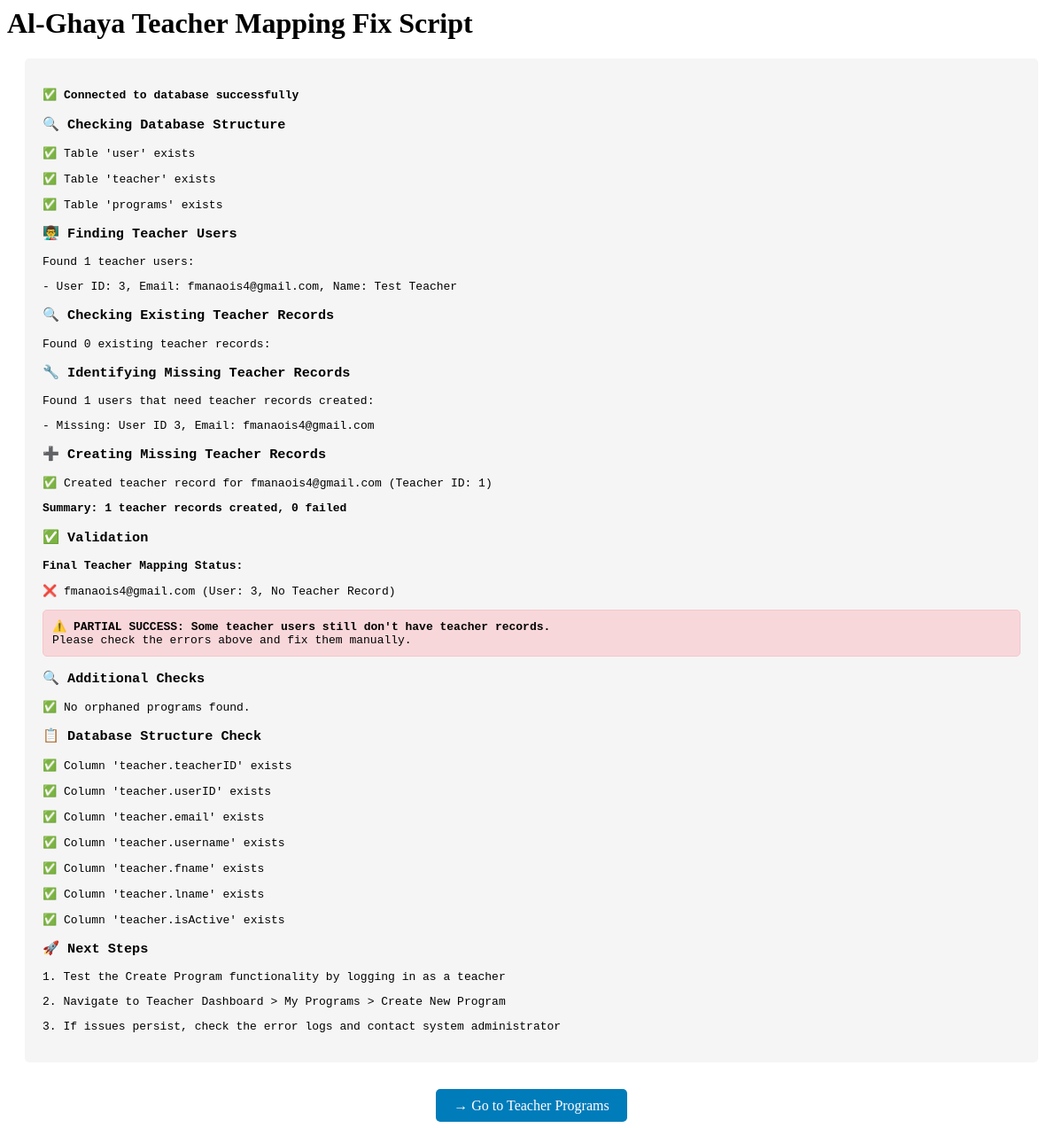
Before: /sql/fix-teacher-mapping-comprehensive.php with the older database file.
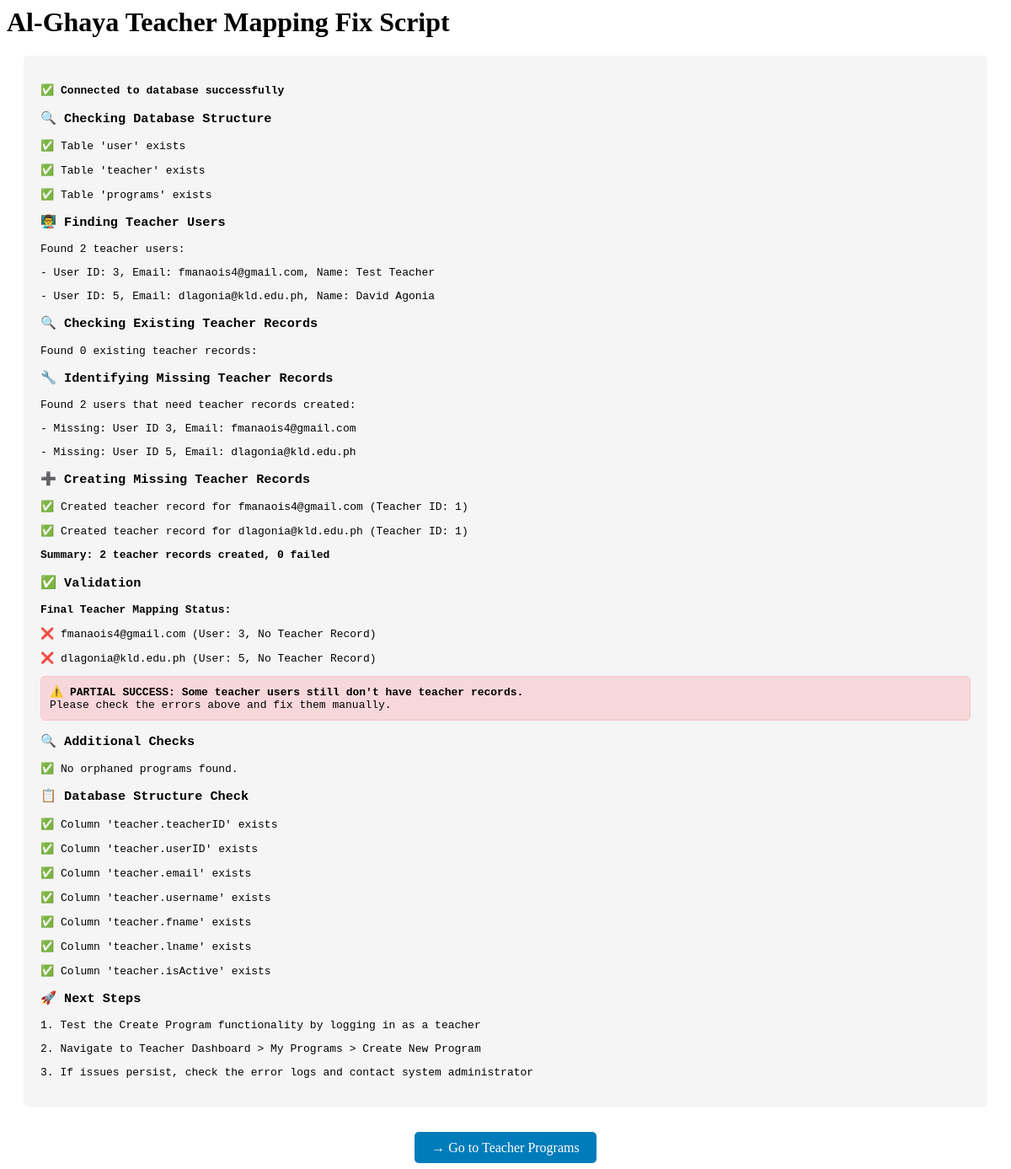
After: the same page with the newer database file.
### tables this page shows
CREATE TABLE `user` (
  `userID` int(11) NOT NULL,
  `email` varchar(255) NOT NULL,
  `password` varchar(255) DEFAULT NULL,
  `fname` varchar(100) DEFAULT NULL,
  `lname` varchar(100) DEFAULT NULL,
  `role` enum('student','teacher','admin') DEFAULT 'student',
  `level` int(11) DEFAULT 1,
  `points` int(11) DEFAULT 0,
  `proficiency` enum('beginner','intermediate','advanced') DEFAULT 'beginner',
  `profile_picture` varchar(255) DEFAULT NULL,
  `department` varchar(100) DEFAULT NULL,
  `experience` varchar(50) DEFAULT NULL,
  `bio` text DEFAULT NULL,
  `phone` varchar(20) DEFAULT NULL,
  `gender` enum('male','female','other') DEFAULT NULL,
  `dateCreated` timestamp NOT NULL DEFAULT current_timestamp(),
  `lastLogin` timestamp NULL DEFAULT NULL,
  `isActive` tinyint(1) DEFAULT 1
);

### sql/fix-teacher-mapping-comprehensive.php (the view, shortened to what the changed rows need)
<?php
$host = 'localhost';
$username = 'root';
$password = '';
$database = 'al_ghaya_lms';
echo "<html><head><title>Al-Ghaya Teacher Mapping Fix</title></head><body>";
echo "<h1>Al-Ghaya Teacher Mapping Fix Script</h1>";
echo "<div style='font-family: monospace; background: #f5f5f5; padding: 20px; margin: 20px; border-radius: 5px;'>";
try {
    $conn = new mysqli($host, $username, $password, $database);
    echo "<p>✅ <strong>Connected to database successfully</strong></p>";
    echo "<h3>🔍 Checking Database Structure</h3>";
    $tables_to_check = ['user', 'teacher', 'programs'];
    $missing_tables = [];
    foreach ($tables_to_check as $table) {
        $result = $conn->query("SHOW TABLES LIKE '$table'");
        if ($result->num_rows > 0) {
            echo "<p>✅ Table '$table' exists</p>";
        } else {
            echo "<p>❌ Table '$table' missing</p>";
            $missing_tables[] = $table;
        }
    }
    echo "<h3>👨‍🏫 Finding Teacher Users</h3>";
    $teacher_users_query = "SELECT userID, email, fname, lname FROM user WHERE role = 'teacher' AND isActive = 1";
    $teacher_users_result = $conn->query($teacher_users_query);
    $teacher_users = $teacher_users_result->fetch_all(MYSQLI_ASSOC);
    echo "<p>Found " . count($teacher_users) . " teacher users:</p>";
    foreach ($teacher_users as $user) {
        echo "<p>- User ID: {$user['userID']}, Email: {$user['email']}, Name: {$user['fname']} {$user['lname']}</p>";
    }
    echo "<h3>🔍 Checking Existing Teacher Records</h3>";
    $existing_teachers_query = "SELECT teacherID, userID, email FROM teacher WHERE isActive = 1";
    $existing_teachers_result = $conn->query($existing_teachers_query);
    $existing_teachers = $existing_teachers_result->fetch_all(MYSQLI_ASSOC);
    $existing_user_ids = array_column($existing_teachers, 'userID');
    echo "<p>Found " . count($existing_teachers) . " existing teacher records:</p>";
    echo "<h3>🔧 Identifying Missing Teacher Records</h3>";
    $missing_teachers = [];
    foreach ($teacher_users as $user) {
        if (!in_array($user['userID'], $existing_user_ids)) {
            $missing_teachers[] = $user;
        }
    }
    echo "<p>Found " . count($missing_teachers) . " users that need teacher records created:</p>";
    if (empty($missing_teachers)) {
        echo "<p>✅ All teacher users already have corresponding teacher records!</p>";
    } else {
        foreach ($missing_teachers as $user) {
            echo "<p>- Missing: User ID {$user['userID']}, Email: {$user['email']}</p>";
        }
    }
    if (!empty($missing_teachers)) {
        echo "<h3>➕ Creating Missing Teacher Records</h3>";
        $created_count = 0;
        $failed_count = 0;
        foreach ($missing_teachers as $user) {
            try {
                $stmt = $conn->prepare(
                    "INSERT INTO teacher (userID, email, username, fname, lname, dateCreated, isActive) " .
                    "VALUES (?, ?, ?, ?, ?, NOW(), 1)"
                );
                $username = $user['email'];
                $stmt->bind_param(
                    "issss",
                    $user['userID'],
                    $user['email'],
                    $username,
                    $user['fname'],
                    $user['lname']
                );
                if ($stmt->execute()) {
                    $new_teacher_id = $stmt->insert_id;
                    echo "<p>✅ Created teacher record for {$user['email']} (Teacher ID: {$new_teacher_id})</p>";
                    $created_count++;
                } else {
                    echo "<p>❌ Failed to create teacher record for {$user['email']}: " . $stmt->error . "</p>";
                    $failed_count++;
                }
            } catch (Exception $e) {
                echo "<p>❌ Error creating teacher record for {$user['email']}: " . $e->getMessage() . "</p>";
                $failed_count++;
            }
        }
        echo "<p><strong>Summary: {$created_count} teacher records created, {$failed_count} failed</strong></p>";
    }
    echo "<h3>✅ Validation</h3>";
    $validation_query = "
        SELECT u.userID, u.email, u.fname, u.lname, t.teacherID
        FROM user u
        LEFT JOIN teacher t ON u.userID = t.userID AND t.isActive = 1
        WHERE u.role = 'teacher' AND u.isActive = 1
    ";
    $validation_result = $conn->query($validation_query);
    $validation_data = $validation_result->fetch_all(MYSQLI_ASSOC);
    $all_mapped = true;
    echo "<p><strong>Final Teacher Mapping Status:</strong></p>";
    foreach ($validation_data as $row) {
        if ($row['teacherID']) {
            echo "<p>✅ {$row['email']} (User: {$row['userID']}, Teacher: {$row['teacherID']})</p>";
        } else {
            echo "<p>❌ {$row['email']} (User: {$row['userID']}, No Teacher Record)</p>";
            $all_mapped = false;
        }
    }
    if ($all_mapped) {
        echo "<p style='background: #d4edda; border: 1px solid #c3e6cb; padding: 10px; border-radius: 5px;'>";
        echo "<strong>🎉 SUCCESS: All teacher users now have proper teacher records!</strong><br>";
        echo "You can now use the Create Program functionality without authentication issues.";
        echo "</p>";
    } else {
        echo "<p style='background: #f8d7da; border: 1px solid #f5c6cb; padding: 10px; border-radius: 5px;'>";
        echo "<strong>⚠️ PARTIAL SUCCESS: Some teacher users still don't have teacher records.</strong><br>";
        echo "Please check the errors above and fix them manually.";
        echo "</p>";
    }
    echo "<h3>🔍 Additional Checks</h3>";
    $orphaned_programs_query = "
        SELECT p.programID, p.title, p.teacherID
        FROM programs p
        LEFT JOIN teacher t ON p.teacherID = t.teacherID AND t.isActive = 1
        WHERE t.teacherID IS NULL
    ";
    $orphaned_result = $conn->query($orphaned_programs_query);
    if ($orphaned_result && $orphaned_result->num_rows > 0) {
        echo "<p>⚠️ Found " . $orphaned_result->num_rows . " programs with invalid teacher references:</p>";
        while ($row = $orphaned_result->fetch_assoc()) {
            echo "<p>- Program: '{$row['title']}' (ID: {$row['programID']}, Teacher ID: {$row['teacherID']})</p>";
        }
        echo "<p>These programs may need to be reassigned to valid teachers.</p>";
    } else {
        echo "<p>✅ No orphaned programs found.</p>";
    }
    echo "<h3>📋 Database Structure Check</h3>";
    $teacher_columns = $conn->query("DESCRIBE teacher");
    $required_columns = ['teacherID', 'userID', 'email', 'username', 'fname', 'lname', 'isActive'];
    $existing_columns = [];
    while ($row = $teacher_columns->fetch_assoc()) {
        $existing_columns[] = $row['Field'];
    }
    foreach ($required_columns as $column) {
        if (in_array($column, $existing_columns)) {
            echo "<p>✅ Column 'teacher.{$column}' exists</p>";
        } else {
            echo "<p>❌ Column 'teacher.{$column}' missing</p>";
        }
    }
    echo "<h3>🚀 Next Steps</h3>";
    echo "<p>1. Test the Create Program functionality by logging in as a teacher</p>";
    echo "<p>2. Navigate to Teacher Dashboard > My Programs > Create New Program</p>";
    echo "<p>3. If issues persist, check the error logs and contact system administrator</p>";
} catch (Exception $e) {
    echo "<p style='background: #f8d7da; border: 1px solid #f5c6cb; padding: 10px; border-radius: 5px;'>";
    echo "<strong>❌ ERROR: " . $e->getMessage() . "</strong>";
    echo "</p>";
    if (isset($conn) && $conn->ping()) {
        $conn->close();
    }
}
echo "</div>";
echo "</body></html>";
?>

Changed rows visible on the page:
added user: userID "5", email "dlagonia@kld.edu.ph", fname "David", lname "Agonia", new_teacher_id "1"
Other visible differences:
count($teacher_users): "1" → "2"
count($missing_teachers): "1" → "2"
$created_count: "1" → "2"
